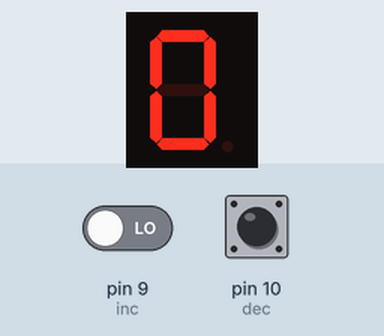
A sketch run on a simulated Arduino Uno, built with avr-gcc and run on an emulated ATmega328P. Parts: 1-digit seven-segment display. Wiring (inferred from the names in the program): 1-digit 7-segment display, segments lit when HIGH: segments pin 2, pin 3, pin 4, pin 5, pin 6, pin 7, pin 8. The test bench sets the inputs (shaded band); at power-on: pin 10 (dec) HIGH, pin 9 (inc) LOW. The segment pins are drawn as the display they are named for.

Above: at 1.2 s.
1.3 s: pin 10 (dec) pulled LOW for 0.15 s
At 1.8 s:
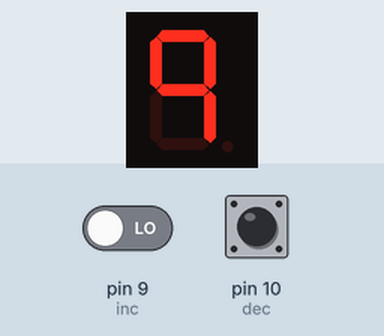
3.0 s: pin 10 (dec) pulled LOW for 1 s
At 4.4 s:
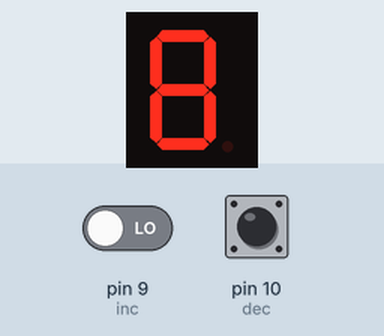
Timing chart, 0 to 6.0 s (numbered marks = the images above; inputs shaded):
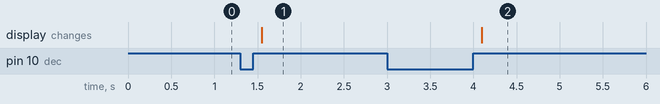

The sketch:

display7seg.ino
```cpp
//Display 7 Segmentos Cathode Comúm
int display7c[10]= {0x3f,0x06,0x5b,0x4f,0x66,0x6d,0x7d,0x07,0x7f,0x67};

//Display 7 Segmentos Anode Comúm
int display7a[10]= {0x40,0x79,0x24,0x30,0x19,0x12,0x02,0x78,0x00,0x18};

//Delcaração dos Pinos do Display
byte a=2;
byte b=3;
byte c=4;
byte d=5;
byte e=6;
byte f=7;
byte g=8;
byte inc=9;    //Botão Incremento (Resistencia pulldown)
byte dec=10;   //Botão Decremento (Resistencia pullup)
int contador=0;

//Função Display 7 Segmentos
// desde el pin ini hasta el pin fin
void display7seg(int bits,int a,int b,int c,int d,int e,int f,int g){

  //Mostra o numero bits no display 7 segmentos
  digitalWrite(a,bitRead(bits,0));
  digitalWrite(b,bitRead(bits,1));
  digitalWrite(c,bitRead(bits,2));
  digitalWrite(d,bitRead(bits,3));
  digitalWrite(e,bitRead(bits,4));
  digitalWrite(f,bitRead(bits,5));
  digitalWrite(g,bitRead(bits,6));
}

void setup() {
  //Configura os 8 Pinos digitais como SAIDAS
  for(int i=a;i<=g;i++){
    pinMode(i,OUTPUT);
  }
  pinMode(inc,INPUT);
  pinMode(dec,INPUT_PULLUP); //ConfiguraResistencia PULLUP
}

void loop() {
    //Incremento do Contador
    if(digitalRead(inc)){
      delay(100);
      while(digitalRead(inc)); //Anti-Bounce
      delay(100);
      contador++;
    }

    //Decremento do Contador
    if(!digitalRead(dec)){
      delay(100);
      while(!digitalRead(dec)); //Anti-Bounce
      delay(100);
      contador--;
    }

    //Se contador é maior que 9 quando incrementando
    if(contador>9){
      contador=0;
    }

    //Se contador é menor que 0 quando decrementando
    if(contador<0){
      contador=9;
    }

    //Chama a Função Display 7 Segmentos
    display7seg(display7c[contador],a,b,c,d,e,f,g);
}
```

Measured:
- after the input at 1.3 s, the display: changes after 0.25 s (image 1)
- after the input at 3.0 s, the display: changes after 1.1 s (image 2)
